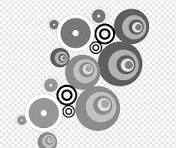
#> input picture circle.jpeg, 176 x 148 px, found by its file name
$ python 'Hough Transformation.py'
#> lines starting #> are read from the running program, lines starting #| are printed output that depends on the picture; after the words box and inside, x2 and y2 are one past the last pixel; in counts of white or black regions, pixels touching at a corner belong together
import cv2
import numpy as np

img = cv2.imread('C:/Users/singh/Downloads/circle.jpeg')
#> img is the input picture: shape (148, 176, 3); min 0, max 255, mean 208.4

cv2.imshow('Original Image', img)

gray = cv2.cvtColor(img, cv2.COLOR_BGR2GRAY)
gray_blurred = cv2.blur(gray, (3, 3))
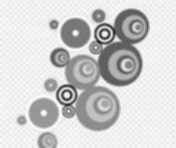
#> gray_blurred: shape (148, 176); min 26, max 253, mean 208.4

detected_circles = cv2.HoughCircles(
    gray_blurred,
    cv2.HOUGH_GRADIENT,
    1,
    20,
    param1=100,
    param2=50,
    minRadius=2,
    maxRadius=80
)
#> detected_circles = [[97.5, 108.5, 21.8], [119.5, 62.5, 22.8], [43.5, 112.5, 15.4], [59.5, 57.5, 9.6]]

if detected_circles is not None:
    detected_circles = np.uint16(np.around(detected_circles))
#> detected_circles = [[98, 108, 22], [120, 62, 23], [44, 112, 15], [60, 58, 10]]
    for pt in detected_circles[0, :]:
        a, b, r = pt[0], pt[1], pt[2]
        cv2.circle(img, (a, b), r, (0, 255, 0), 2)
        cv2.circle(img, (a, b), 1, (0, 0, 255), 3)
#> this loop made 4 passes
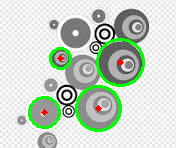
#> img: shape (148, 176, 3); 5.51% of pixels changed, all inside (x1, y1, x2, y2) = (28, 38, 145, 132)

cv2.imshow('Detected Circles', img)
cv2.waitKey(0)
cv2.destroyAllWindows()

$ run again, with chess camera calib.jpeg copied over circle.jpeg
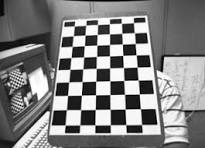
#> input picture chess camera calib.jpeg, 205 x 148 px, found by its file name
#> img is the input picture: shape (148, 205, 3); min 0, max 255, mean 130.3
#> `gray_blurred = cv2.blur(gray, (3, 3))`:
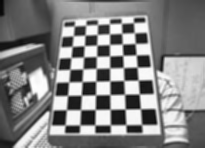
#> gray_blurred: shape (148, 205); min 6, max 254, mean 130.4
#> detected_circles = None

$ run again, with chess.jpeg copied over circle.jpeg
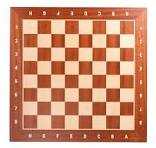
#> input picture chess.jpeg, 156 x 148 px, found by its file name
#> img is the input picture: shape (148, 156, 3); mean B, G, R 129.3, 155.8, 209.9
#> `gray = cv2.cvtColor(img, cv2.COLOR_BGR2GRAY)`:
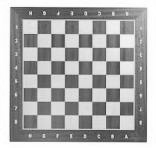
#> gray: shape (148, 156); min 47, max 255, mean 168.9
#> `gray_blurred = cv2.blur(gray, (3, 3))`:
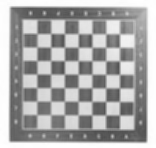
#> gray_blurred: shape (148, 156); min 78, max 255, mean 168.9
#> detected_circles = None
